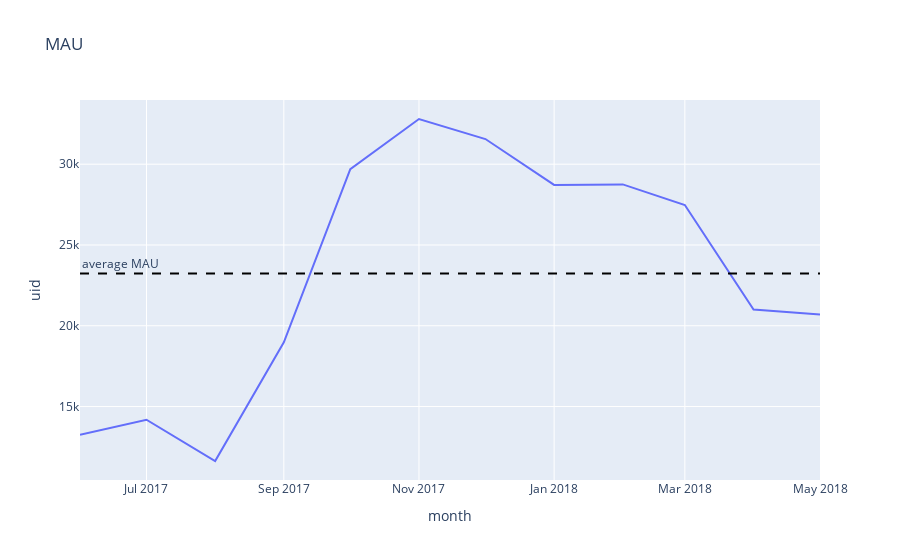

Write notebook code for a chart like this one.
### Code cell
fig = px.line(mau, x='month', y='uid', title='MAU')
fig.add_hline(y=mau['uid'].mean(),line_dash='dash', line_color='black',\
              annotation_text='average MAU', annotation_position='top left')

fig.show()

display('MAU Mean:', round(mau['uid'].mean(), 2))

### Figure 1 — Plotly figure (JSON) as saved in the notebook; plotly's stock layout.template omitted (floating-point values rounded to 4 significant figures)
{"data": [{"hovertemplate": "month=%{x}<br>uid=%{y}<extra></extra>", "legendgroup": "", "line": {"color": "#636efa", "dash": "solid"}, "marker": {"symbol": "circle"}, "mode": "lines", "name": "", "orientation": "v", "showlegend": false, "type": "scatter", "x": ["2017-06-01T00:00:00", "2017-07-01T00:00:00", "2017-08-01T00:00:00", "2017-09-01T00:00:00", "2017-10-01T00:00:00", "2017-11-01T00:00:00", "2017-12-01T00:00:00", "2018-01-01T00:00:00", "2018-02-01T00:00:00", "2018-03-01T00:00:00", "2018-04-01T00:00:00", "2018-05-01T00:00:00"], "xaxis": "x", "y": [13259, 14183, 11631, 18975, 29692, 32797, 31557, 28716, 28749, 27473, 21008, 20701], "yaxis": "y"}], "layout": {"annotations": [{"showarrow": false, "text": "average MAU", "x": 0, "xanchor": "left", "xref": "x domain", "y": 23230.0, "yanchor": "bottom", "yref": "y"}], "legend": {"tracegroupgap": 0}, "shapes": [{"line": {"color": "black", "dash": "dash"}, "type": "line", "x0": 0, "x1": 1, "xref": "x domain", "y0": 23230.0, "y1": 23230.0, "yref": "y"}], "title": {"text": "MAU"}, "xaxis": {"anchor": "y", "domain": [0, 1], "title": {"text": "month"}}, "yaxis": {"anchor": "x", "domain": [0, 1], "title": {"text": "uid"}}}}
